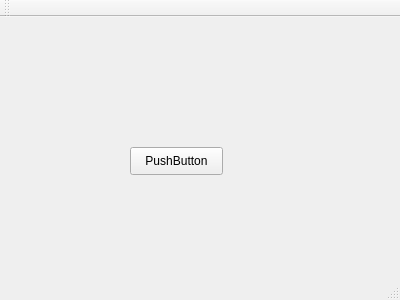
<?xml version="1.0" encoding="UTF-8"?>
<ui version="4.0">
 <class>MainWindow</class>
 <widget class="QMainWindow" name="MainWindow">
  <property name="geometry">
   <rect>
    <x>0</x>
    <y>0</y>
    <width>400</width>
    <height>300</height>
   </rect>
  </property>
  <property name="windowTitle">
   <string>MainWindow</string>
  </property>
  <widget class="QWidget" name="centralWidget">
   <widget class="QPushButton" name="pushButton">
    <property name="geometry">
     <rect>
      <x>130</x>
      <y>130</y>
      <width>93</width>
      <height>28</height>
     </rect>
    </property>
    <property name="text">
     <string>PushButton</string>
    </property>
   </widget>
  </widget>
  <widget class="QMenuBar" name="menuBar">
   <property name="geometry">
    <rect>
     <x>0</x>
     <y>0</y>
     <width>400</width>
     <height>26</height>
    </rect>
   </property>
  </widget>
  <widget class="QToolBar" name="mainToolBar">
   <attribute name="toolBarArea">
    <enum>TopToolBarArea</enum>
   </attribute>
   <attribute name="toolBarBreak">
    <bool>false</bool>
   </attribute>
  </widget>
  <widget class="QStatusBar" name="statusBar"/>
 </widget>
 <layoutdefault spacing="6" margin="11"/>
 <resources/>
 <connections/>
</ui>
